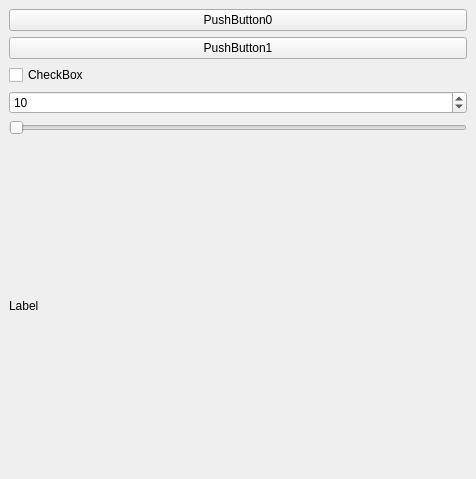
<?xml version="1.0" encoding="UTF-8"?>
<ui version="4.0">
 <class>SamplePlugin</class>
 <widget class="QDockWidget" name="SamplePlugin">
  <property name="geometry">
   <rect>
    <x>0</x>
    <y>0</y>
    <width>476</width>
    <height>479</height>
   </rect>
  </property>
  <property name="windowTitle">
   <string>DockWidget</string>
  </property>
  <widget class="QWidget" name="dockWidgetContents">
   <layout class="QVBoxLayout" name="verticalLayout_2">
    <item>
     <layout class="QVBoxLayout" name="verticalLayout">
      <item>
       <widget class="QPushButton" name="_btn0">
        <property name="text">
         <string>PushButton0</string>
        </property>
       </widget>
      </item>
      <item>
       <widget class="QPushButton" name="_btn1">
        <property name="text">
         <string>PushButton1</string>
        </property>
       </widget>
      </item>
      <item>
       <widget class="QCheckBox" name="_checkBox">
        <property name="text">
         <string>CheckBox</string>
        </property>
       </widget>
      </item>
      <item>
       <widget class="QSpinBox" name="_spinBox">
        <property name="minimum">
         <number>1</number>
        </property>
        <property name="maximum">
         <number>1000</number>
        </property>
        <property name="value">
         <number>10</number>
        </property>
       </widget>
      </item>
      <item>
       <widget class="QSlider" name="_slider">
        <property name="orientation">
         <enum>Qt::Horizontal</enum>
        </property>
       </widget>
      </item>
      <item>
       <widget class="QLabel" name="_label">
        <property name="text">
         <string>Label</string>
        </property>
       </widget>
      </item>
     </layout>
    </item>
   </layout>
  </widget>
 </widget>
 <resources/>
 <connections/>
</ui>
